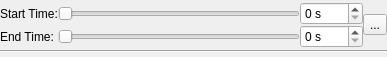
<?xml version="1.0" encoding="UTF-8"?>
<ui version="4.0">
 <class>TimingConstraintSliders</class>
 <widget class="QWidget" name="TimingConstraintSliders">
  <property name="geometry">
   <rect>
    <x>0</x>
    <y>0</y>
    <width>387</width>
    <height>57</height>
   </rect>
  </property>
  <property name="windowTitle">
   <string>Form</string>
  </property>
  <layout class="QVBoxLayout" name="verticalLayout">
   <property name="spacing">
    <number>0</number>
   </property>
   <property name="margin">
    <number>0</number>
   </property>
   <item>
    <layout class="QHBoxLayout" name="horizontalLayout_4">
     <property name="leftMargin">
      <number>0</number>
     </property>
     <item>
      <layout class="QFormLayout" name="formLayout">
       <item row="0" column="0">
        <widget class="QLabel" name="label">
         <property name="text">
          <string>Start Time:</string>
         </property>
        </widget>
       </item>
       <item row="1" column="0">
        <widget class="QLabel" name="label_2">
         <property name="text">
          <string>End Time:</string>
         </property>
        </widget>
       </item>
       <item row="0" column="1">
        <layout class="QHBoxLayout" name="horizontalLayout">
         <item>
          <widget class="QSlider" name="startSlider">
           <property name="maximum">
            <number>1800</number>
           </property>
           <property name="orientation">
            <enum>Qt::Horizontal</enum>
           </property>
          </widget>
         </item>
         <item>
          <widget class="QSpinBox" name="startSpinbox">
           <property name="suffix">
            <string> s</string>
           </property>
           <property name="maximum">
            <number>1800</number>
           </property>
          </widget>
         </item>
        </layout>
       </item>
       <item row="1" column="1">
        <layout class="QHBoxLayout" name="horizontalLayout_2">
         <item>
          <widget class="QSlider" name="endSlider">
           <property name="maximum">
            <number>1800</number>
           </property>
           <property name="orientation">
            <enum>Qt::Horizontal</enum>
           </property>
          </widget>
         </item>
         <item>
          <widget class="QSpinBox" name="endSpinbox">
           <property name="suffix">
            <string> s</string>
           </property>
           <property name="maximum">
            <number>1800</number>
           </property>
          </widget>
         </item>
        </layout>
       </item>
      </layout>
     </item>
     <item>
      <widget class="QToolButton" name="removeButton">
       <property name="text">
        <string>...</string>
       </property>
       <property name="icon">
        <iconset resource="../../resources.qrc">
         <normaloff>:/icons/16x16/gui/images/16x16/actions/cancel.png</normaloff>:/icons/16x16/gui/images/16x16/actions/cancel.png</iconset>
       </property>
      </widget>
     </item>
    </layout>
   </item>
   <item>
    <widget class="Line" name="line">
     <property name="orientation">
      <enum>Qt::Horizontal</enum>
     </property>
    </widget>
   </item>
  </layout>
 </widget>
 <resources>
  <include location="../../resources.qrc"/>
 </resources>
 <connections>
  <connection>
   <sender>startSpinbox</sender>
   <signal>valueChanged(int)</signal>
   <receiver>startSlider</receiver>
   <slot>setValue(int)</slot>
   <hints>
    <hint type="sourcelabel">
     <x>297</x>
     <y>18</y>
    </hint>
    <hint type="destinationlabel">
     <x>226</x>
     <y>23</y>
    </hint>
   </hints>
  </connection>
  <connection>
   <sender>endSpinbox</sender>
   <signal>valueChanged(int)</signal>
   <receiver>endSlider</receiver>
   <slot>setValue(int)</slot>
   <hints>
    <hint type="sourcelabel">
     <x>300</x>
     <y>47</y>
    </hint>
    <hint type="destinationlabel">
     <x>200</x>
     <y>48</y>
    </hint>
   </hints>
  </connection>
  <connection>
   <sender>startSlider</sender>
   <signal>valueChanged(int)</signal>
   <receiver>startSpinbox</receiver>
   <slot>setValue(int)</slot>
   <hints>
    <hint type="sourcelabel">
     <x>136</x>
     <y>12</y>
    </hint>
    <hint type="destinationlabel">
     <x>302</x>
     <y>22</y>
    </hint>
   </hints>
  </connection>
  <connection>
   <sender>endSlider</sender>
   <signal>valueChanged(int)</signal>
   <receiver>endSpinbox</receiver>
   <slot>setValue(int)</slot>
   <hints>
    <hint type="sourcelabel">
     <x>211</x>
     <y>51</y>
    </hint>
    <hint type="destinationlabel">
     <x>309</x>
     <y>49</y>
    </hint>
   </hints>
  </connection>
 </connections>
</ui>
